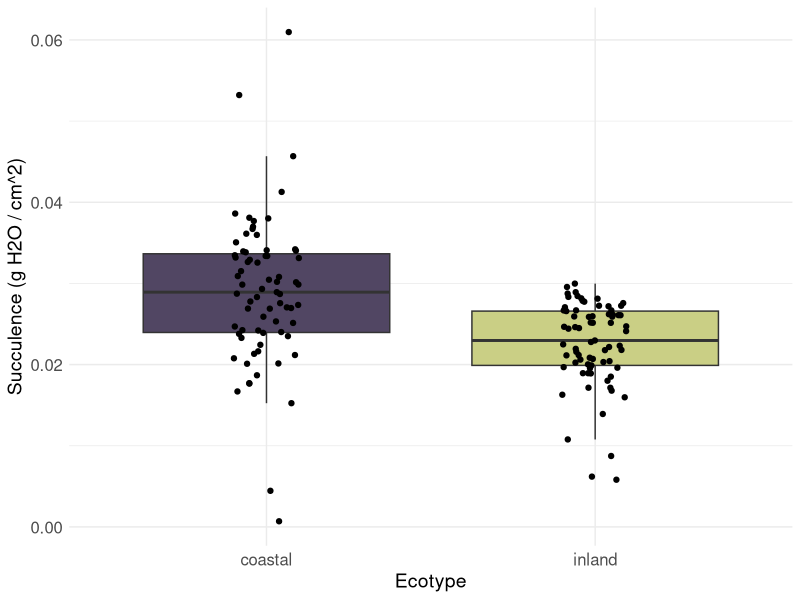
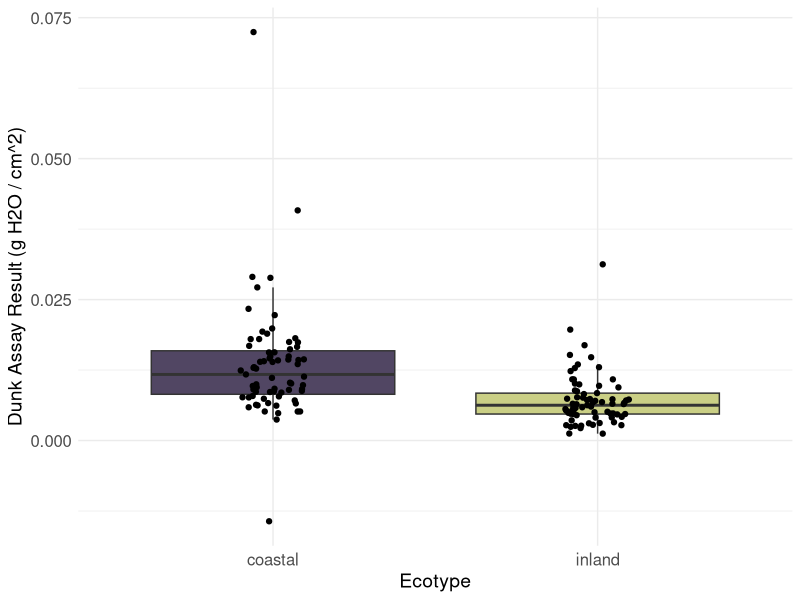

These charts were generated, in order, by the following R code: (Note: this script raises an error after producing the figures.)
# MLP 2/17/2025. This script wrangles data, fits models, makes plots for leaf surface traits that
# require leaf area in order to be interpretable. Calculates succulence and 
# determines result of leaf dunk assay.

require(tidyverse)
require(readxl)
require(ggpubr)
require(readxl)
require(emmeans)

# Read leaf area data into R
area <- read_excel("./Data/leaf_area_data.xlsx", sheet="Sheet1")
area$pop_code <- as.factor(area$pop_code)
table(area$pop_code)

# Read other leaf surface data (leaf mass, dunk assay, etc) into R
dat <- read_excel("./Data/leaf_surface_data.xlsx", sheet="Sheet1")
colnames(dat)[1] <- "pop_code"
# Merge with area (effectively, add area column to larger dataframe)
dat_area <- merge(area, dat, by = c("pop_code", "rep"))

# Add salt exposure, ecotype
dat_area <- dat_area %>% 
  mutate(salt_exposure = case_when(
    pop_code %in% c('PGR', 'BHE') ~ "protected",
    pop_code %in% c('SWB', 'OPB', 'HEC') ~ "exposed",
    pop_code %in% c('SWC', 'LMC', 'TOR', 'OAE', 'RGR') ~ "inland")
  )

# Add ecotype column
dat_area <- dat_area %>% mutate(ecotype = as.factor(if_else(salt_exposure=="inland", "inland", "coastal")),
                              salt_exposure = as.factor(salt_exposure),
                              pop_code=as.factor(pop_code))


# Calculate succulence as grams of water per cm^2 leaf area
dat_area$succulence <- (dat_area$fresh.mass - dat_area$dry.mass)/dat_area$leaf_area_cm2

# Calculate result of dunk assay as grams of water that hung onto leaf surface / leaf area
dat_area$dunk_result <- (dat_area$dunked.mass - dat_area$fresh.mass)/(2*dat_area$leaf_area_cm2)

# Dunk assay felt error-prone because of the way you hold the leaf. Does accession explain
# variation in dunk result?
summary(lm(data=dat_area, dunk_result ~ pop_code)) # wow, very much, r^2=0.254

# plot succulence as function of ecotype
dat_area %>% ggplot() +
  aes(x = ecotype, fill = ecotype, y = succulence) +
  geom_boxplot(outliers = F) +
  geom_jitter(position=position_jitter(0.1)) +
  # Labels
  scale_x_discrete(name = 'Ecotype') +
  scale_y_continuous(
    name = 'Succulence (g H2O / cm^2)', 
  ) +
  # Style
  scale_fill_manual(values = c('#514663', '#cacf85')) +
  theme_minimal() +
  theme(
    legend.position = "none",
    axis.text = element_text(size=12),
    axis.title = element_text(size=14),
  )

# plot dunk result as function of ecotype
dunk_assay_ecotype <- dat_area %>% ggplot() +
  aes(x = ecotype, fill = ecotype, y = dunk_result) +
  geom_boxplot(outliers = F) +
  geom_jitter(position=position_jitter(0.1)) +
  # Labels
  scale_x_discrete(name = 'Ecotype') +
  scale_y_continuous(
    name = 'Dunk Assay Result (g H2O / cm^2)', 
  ) +
  # Style
  scale_fill_manual(values = c('#514663', '#cacf85')) +
  theme_minimal() +
  theme(
    legend.position = "none",
    axis.text = element_text(size=12),
    axis.title = element_text(size=14),
  )

ggsave(
  filename = 'Dunk_Assay_Ecotype.png', 
  plot = dunk_assay_ecotype,
  device = 'png',
  path = './Results/Figures/',
  scale = 1,
  width = 3,
  height = 6,
  bg = 'white'
)


summary(lm(data=dat_area, succulence ~ ecotype))

summary(lm(data=dat_area, dunk_result ~ ecotype))

# Fit nested anovas for dunk assay and succulence
m_nest_dunk <- aov(data=dat_area, dunk_result ~ ecotype/pop_code)
summary(m_nest_dunk)
coefficients(m_nest_dunk)

m_nest_succ <- aov(data=dat_area, succulence ~ ecotype/pop_code)
summary(m_nest_succ)
efficients(m_nest_succ)

# Plot LSM for dunk assay

dunk_plot <- emmip(m_nest_dunk, pop_code ~ ecotype,CIs=TRUE, col=c(rep('#514663', 5), rep('#cacf85', 5)),
                         dotarg = list(shape = shapes, cex = 5, col="black", position="jitter",
                                       fill = c(rep('#514663', 5), rep('#cacf85', 5))), type = "response", plotit = T, dodge = 0.4) +
  ylab('Submergence Assay (g H2O / cm^2)') + xlab("Ecotype") +
  theme(axis.text = element_text(size = 12)) 

# Plot LSM for succulence
succ_plot <- emmip(m_nest_succ, pop_code ~ ecotype,CIs=TRUE, col=c(rep('#514663', 5), rep('#cacf85', 5)),
                   dotarg = list(shape = shapes, cex = 5, col="black", position="jitter",
                                 fill = c(rep('#514663', 5), rep('#cacf85', 5))), type = "response", plotit = T, dodge = 0.4) +
  ylab('Succulence (g H2O / cm^2)') + xlab("Ecotype") +
  theme(axis.text = element_text(size = 12)) 

# Make table for dunk assay
library(kableExtra)

# tell kable not to plot NAs
options(knitr.kable.NA = '')

# make vector of sources of variation
sov <- c("Ecotype", "Accession (Ecotype)", "Error")

# make vector to describe what effect sizes indicate
effect_meaning <- c("Inland", "", "")

# vector of main and nested effects for adaxial contact angle
effects <- c(as.numeric(m_nest_dunk$coefficients[2]), "", "")
anova_dunk_tbl <- as.data.frame(cbind(sov, effect_meaning, effects, anova(m_nest_dunk)$Df, anova(m_nest_dunk)$F, anova(m_nest_dunk)$`Pr(>F)`))
colnames(anova_dunk_tbl) <- c("Source of variation", "Effect of", "Effect size", "df", "F", "p-value")

# adaxial contact angle density table!
anova_dunk_tbl %>% mutate(`Effect size` = round(as.numeric(`Effect size`), 5),
                              F = round(as.numeric(F), 2),
                              `p-value` = case_when(as.numeric(`p-value`) < 0.00001 ~ "<0.00001",
                                                    .default = as.character(round(as.numeric(`p-value`), 5)))) %>%
  kbl(caption = "Submergence Assay") %>% kable_classic() %>% 
  row_spec(which(as.numeric(anova_dunk_tbl$`p-value`) < 0.05), bold=T)
